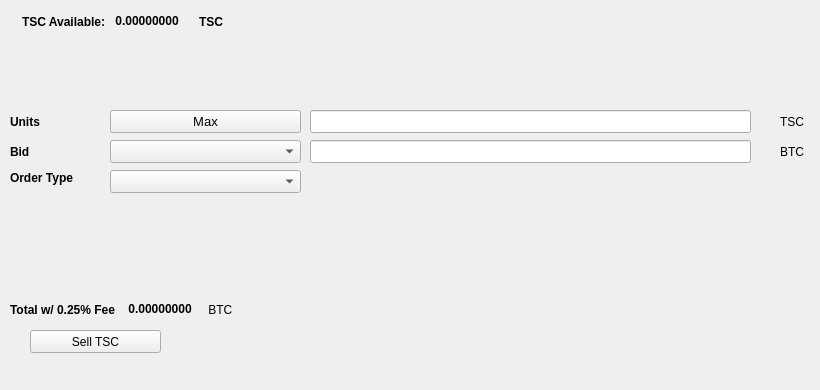
   <widget class="QWidget" name="SellTab">
    <attribute name="title">
     <string>Sell</string>
    </attribute>
    <widget class="QLabel" name="label_16">
     <property name="geometry">
      <rect>
       <x>780</x>
       <y>140</y>
       <width>31</width>
       <height>23</height>
      </rect>
     </property>
     <property name="text">
      <string>BTC</string>
     </property>
    </widget>
    <widget class="QComboBox" name="SellBidcomboBox">
     <property name="geometry">
      <rect>
       <x>110</x>
       <y>140</y>
       <width>191</width>
       <height>23</height>
      </rect>
     </property>
     <property name="font">
      <font>
       <pointsize>10</pointsize>
      </font>
     </property>
    </widget>
    <widget class="QLabel" name="label_18">
     <property name="geometry">
      <rect>
       <x>10</x>
       <y>110</y>
       <width>46</width>
       <height>23</height>
      </rect>
     </property>
     <property name="font">
      <font>
       <weight>75</weight>
       <bold>true</bold>
      </font>
     </property>
     <property name="text">
      <string>Units</string>
     </property>
    </widget>
    <widget class="QPushButton" name="Sell_Max_Amount">
     <property name="geometry">
      <rect>
       <x>110</x>
       <y>110</y>
       <width>191</width>
       <height>23</height>
      </rect>
     </property>
     <property name="font">
      <font>
       <pointsize>10</pointsize>
      </font>
     </property>
     <property name="text">
      <string>Max</string>
     </property>
    </widget>
    <widget class="QLabel" name="label_20">
     <property name="geometry">
      <rect>
       <x>10</x>
       <y>170</y>
       <width>91</width>
       <height>16</height>
      </rect>
     </property>
     <property name="font">
      <font>
       <weight>75</weight>
       <bold>true</bold>
      </font>
     </property>
     <property name="text">
      <string>Order Type</string>
     </property>
    </widget>
    <widget class="QComboBox" name="SellOrdertypeCombo">
     <property name="geometry">
      <rect>
       <x>110</x>
       <y>170</y>
       <width>191</width>
       <height>23</height>
      </rect>
     </property>
     <property name="font">
      <font>
       <pointsize>10</pointsize>
      </font>
     </property>
    </widget>
    <widget class="QLabel" name="label_21">
     <property name="geometry">
      <rect>
       <x>10</x>
       <y>140</y>
       <width>46</width>
       <height>23</height>
      </rect>
     </property>
     <property name="font">
      <font>
       <weight>75</weight>
       <bold>true</bold>
      </font>
     </property>
     <property name="text">
      <string>Bid</string>
     </property>
    </widget>
    <widget class="QLabel" name="label_22">
     <property name="geometry">
      <rect>
       <x>780</x>
       <y>110</y>
       <width>31</width>
       <height>23</height>
      </rect>
     </property>
     <property name="text">
      <string>TSC</string>
     </property>
    </widget>
    <widget class="QLineEdit" name="UnitsInputTSC">
     <property name="geometry">
      <rect>
       <x>310</x>
       <y>110</y>
       <width>441</width>
       <height>23</height>
      </rect>
     </property>
     <property name="font">
      <font>
       <pointsize>9</pointsize>
       <weight>75</weight>
       <bold>true</bold>
      </font>
     </property>
    </widget>
    <widget class="QLineEdit" name="SellBidPriceEdit">
     <property name="geometry">
      <rect>
       <x>310</x>
       <y>140</y>
       <width>441</width>
       <height>23</height>
      </rect>
     </property>
     <property name="font">
      <font>
       <pointsize>9</pointsize>
       <weight>75</weight>
       <bold>true</bold>
      </font>
     </property>
    </widget>
    <widget class="QPushButton" name="SellTSCTN">
     <property name="geometry">
      <rect>
       <x>30</x>
       <y>330</y>
       <width>131</width>
       <height>23</height>
      </rect>
     </property>
     <property name="text">
      <string>Sell TSC</string>
     </property>
     <property name="icon">
      <iconset resource="../TSC">
       <normaloff>:/icons/bitcoin</normaloff>:/icons/bitcoin</iconset>
     </property>
    </widget>
    <widget class="QWidget" name="layoutWidget3">
     <property name="geometry">
      <rect>
       <x>22</x>
       <y>12</y>
       <width>258</width>
       <height>19</height>
      </rect>
     </property>
     <layout class="QHBoxLayout" name="horizontalLayout">
      <item>
       <widget class="QLabel" name="label232_2">
        <property name="font">
         <font>
          <weight>75</weight>
          <bold>true</bold>
         </font>
        </property>
        <property name="text">
         <string>TSC Available:</string>
        </property>
       </widget>
      </item>
      <item>
       <widget class="QLabel" name="TSCAvailableLabel">
        <property name="palette">
         <palette>
          <active>
           <colorrole role="WindowText">
            <brush brushstyle="SolidPattern">
             <color alpha="255">
              <red>0</red>
              <green>0</green>
              <blue>0</blue>
             </color>
            </brush>
           </colorrole>
           <colorrole role="Button">
            <brush brushstyle="SolidPattern">
             <color alpha="255">
              <red>0</red>
              <green>170</green>
              <blue>0</blue>
             </color>
            </brush>
           </colorrole>
           <colorrole role="Light">
            <brush brushstyle="SolidPattern">
             <color alpha="255">
              <red>0</red>
              <green>255</green>
              <blue>0</blue>
             </color>
            </brush>
           </colorrole>
           <colorrole role="Midlight">
            <brush brushstyle="SolidPattern">
             <color alpha="255">
              <red>0</red>
              <green>212</green>
              <blue>0</blue>
             </color>
            </brush>
           </colorrole>
           <colorrole role="Dark">
            <brush brushstyle="SolidPattern">
             <color alpha="255">
              <red>0</red>
              <green>85</green>
              <blue>0</blue>
             </color>
            </brush>
           </colorrole>
           <colorrole role="Mid">
            <brush brushstyle="SolidPattern">
             <color alpha="255">
              <red>0</red>
              <green>113</green>
              <blue>0</blue>
             </color>
            </brush>
           </colorrole>
           <colorrole role="Text">
            <brush brushstyle="SolidPattern">
             <color alpha="255">
              <red>0</red>
              <green>170</green>
              <blue>0</blue>
             </color>
            </brush>
           </colorrole>
           <colorrole role="BrightText">
            <brush brushstyle="SolidPattern">
             <color alpha="255">
              <red>255</red>
              <green>255</green>
              <blue>255</blue>
             </color>
            </brush>
           </colorrole>
           <colorrole role="ButtonText">
            <brush brushstyle="SolidPattern">
             <color alpha="255">
              <red>0</red>
              <green>0</green>
              <blue>0</blue>
             </color>
            </brush>
           </colorrole>
           <colorrole role="Base">
            <brush brushstyle="SolidPattern">
             <color alpha="255">
              <red>255</red>
              <green>255</green>
              <blue>255</blue>
             </color>
            </brush>
           </colorrole>
           <colorrole role="Window">
            <brush brushstyle="SolidPattern">
             <color alpha="255">
              <red>0</red>
              <green>170</green>
              <blue>0</blue>
             </color>
            </brush>
           </colorrole>
           <colorrole role="Shadow">
            <brush brushstyle="SolidPattern">
             <color alpha="255">
              <red>0</red>
              <green>0</green>
              <blue>0</blue>
             </color>
            </brush>
           </colorrole>
           <colorrole role="AlternateBase">
            <brush brushstyle="SolidPattern">
             <color alpha="255">
              <red>127</red>
              <green>212</green>
              <blue>127</blue>
             </color>
            </brush>
           </colorrole>
           <colorrole role="ToolTipBase">
            <brush brushstyle="SolidPattern">
             <color alpha="255">
              <red>255</red>
              <green>255</green>
              <blue>220</blue>
             </color>
            </brush>
           </colorrole>
           <colorrole role="ToolTipText">
            <brush brushstyle="SolidPattern">
             <color alpha="255">
              <red>0</red>
              <green>0</green>
              <blue>0</blue>
             </color>
            </brush>
           </colorrole>
          </active>
          <inactive>
           <colorrole role="WindowText">
            <brush brushstyle="SolidPattern">
             <color alpha="255">
              <red>0</red>
              <green>0</green>
              <blue>0</blue>
             </color>
            </brush>
           </colorrole>
           <colorrole role="Button">
            <brush brushstyle="SolidPattern">
             <color alpha="255">
              <red>0</red>
              <green>170</green>
              <blue>0</blue>
             </color>
            </brush>
           </colorrole>
           <colorrole role="Light">
            <brush brushstyle="SolidPattern">
             <color alpha="255">
              <red>0</red>
              <green>255</green>
              <blue>0</blue>
             </color>
            </brush>
           </colorrole>
           <colorrole role="Midlight">
            <brush brushstyle="SolidPattern">
             <color alpha="255">
              <red>0</red>
              <green>212</green>
              <blue>0</blue>
             </color>
            </brush>
           </colorrole>
           <colorrole role="Dark">
            <brush brushstyle="SolidPattern">
             <color alpha="255">
              <red>0</red>
              <green>85</green>
              <blue>0</blue>
             </color>
            </brush>
           </colorrole>
           <colorrole role="Mid">
            <brush brushstyle="SolidPattern">
             <color alpha="255">
              <red>0</red>
              <green>113</green>
              <blue>0</blue>
             </color>
            </brush>
           </colorrole>
           <colorrole role="Text">
            <brush brushstyle="SolidPattern">
             <color alpha="255">
              <red>0</red>
              <green>170</green>
              <blue>0</blue>
             </color>
            </brush>
           </colorrole>
           <colorrole role="BrightText">
            <brush brushstyle="SolidPattern">
             <color alpha="255">
              <red>255</red>
              <green>255</green>
              <blue>255</blue>
             </color>
            </brush>
           </colorrole>
           <colorrole role="ButtonText">
            <brush brushstyle="SolidPattern">
             <color alpha="255">
              <red>0</red>
              <green>0</green>
              <blue>0</blue>
             </color>
            </brush>
           </colorrole>
           <colorrole role="Base">
            <brush brushstyle="SolidPattern">
             <color alpha="255">
              <red>255</red>
              <green>255</green>
              <blue>255</blue>
             </color>
            </brush>
           </colorrole>
           <colorrole role="Window">
            <brush brushstyle="SolidPattern">
             <color alpha="255">
              <red>0</red>
              <green>170</green>
              <blue>0</blue>
             </color>
            </brush>
           </colorrole>
           <colorrole role="Shadow">
            <brush brushstyle="SolidPattern">
             <color alpha="255">
              <red>0</red>
              <green>0</green>
              <blue>0</blue>
             </color>
            </brush>
           </colorrole>
           <colorrole role="AlternateBase">
            <brush brushstyle="SolidPattern">
             <color alpha="255">
              <red>127</red>
              <green>212</green>
              <blue>127</blue>
             </color>
            </brush>
           </colorrole>
           <colorrole role="ToolTipBase">
            <brush brushstyle="SolidPattern">
             <color alpha="255">
              <red>255</red>
              <green>255</green>
              <blue>220</blue>
             </color>
            </brush>
           </colorrole>
           <colorrole role="ToolTipText">
            <brush brushstyle="SolidPattern">
             <color alpha="255">
              <red>0</red>
              <green>0</green>
              <blue>0</blue>
             </color>
            </brush>
           </colorrole>
          </inactive>
          <disabled>
           <colorrole role="WindowText">
            <brush brushstyle="SolidPattern">
             <color alpha="255">
              <red>0</red>
              <green>85</green>
              <blue>0</blue>
             </color>
            </brush>
           </colorrole>
           <colorrole role="Button">
            <brush brushstyle="SolidPattern">
             <color alpha="255">
              <red>0</red>
              <green>170</green>
              <blue>0</blue>
             </color>
            </brush>
           </colorrole>
           <colorrole role="Light">
            <brush brushstyle="SolidPattern">
             <color alpha="255">
              <red>0</red>
              <green>255</green>
              <blue>0</blue>
             </color>
            </brush>
           </colorrole>
           <colorrole role="Midlight">
            <brush brushstyle="SolidPattern">
             <color alpha="255">
              <red>0</red>
              <green>212</green>
              <blue>0</blue>
             </color>
            </brush>
           </colorrole>
           <colorrole role="Dark">
            <brush brushstyle="SolidPattern">
             <color alpha="255">
              <red>0</red>
              <green>85</green>
              <blue>0</blue>
             </color>
            </brush>
           </colorrole>
           <colorrole role="Mid">
            <brush brushstyle="SolidPattern">
             <color alpha="255">
              <red>0</red>
              <green>113</green>
              <blue>0</blue>
             </color>
            </brush>
           </colorrole>
           <colorrole role="Text">
            <brush brushstyle="SolidPattern">
             <color alpha="255">
              <red>0</red>
              <green>85</green>
              <blue>0</blue>
             </color>
            </brush>
           </colorrole>
           <colorrole role="BrightText">
            <brush brushstyle="SolidPattern">
             <color alpha="255">
              <red>255</red>
              <green>255</green>
              <blue>255</blue>
             </color>
            </brush>
           </colorrole>
           <colorrole role="ButtonText">
            <brush brushstyle="SolidPattern">
             <color alpha="255">
              <red>0</red>
              <green>85</green>
              <blue>0</blue>
             </color>
            </brush>
           </colorrole>
           <colorrole role="Base">
            <brush brushstyle="SolidPattern">
             <color alpha="255">
              <red>0</red>
              <green>170</green>
              <blue>0</blue>
             </color>
            </brush>
           </colorrole>
           <colorrole role="Window">
            <brush brushstyle="SolidPattern">
             <color alpha="255">
              <red>0</red>
              <green>170</green>
              <blue>0</blue>
             </color>
            </brush>
           </colorrole>
           <colorrole role="Shadow">
            <brush brushstyle="SolidPattern">
             <color alpha="255">
              <red>0</red>
              <green>0</green>
              <blue>0</blue>
             </color>
            </brush>
           </colorrole>
           <colorrole role="AlternateBase">
            <brush brushstyle="SolidPattern">
             <color alpha="255">
              <red>0</red>
              <green>170</green>
              <blue>0</blue>
             </color>
            </brush>
           </colorrole>
           <colorrole role="ToolTipBase">
            <brush brushstyle="SolidPattern">
             <color alpha="255">
              <red>255</red>
              <green>255</green>
              <blue>220</blue>
             </color>
            </brush>
           </colorrole>
           <colorrole role="ToolTipText">
            <brush brushstyle="SolidPattern">
             <color alpha="255">
              <red>0</red>
              <green>0</green>
              <blue>0</blue>
             </color>
            </brush>
           </colorrole>
          </disabled>
         </palette>
        </property>
        <property name="font">
         <font>
          <weight>75</weight>
          <bold>true</bold>
         </font>
        </property>
        <property name="text">
         <string> 0.00000000 </string>
        </property>
        <property name="textInteractionFlags">
         <set>Qt::LinksAccessibleByMouse|Qt::TextSelectableByKeyboard|Qt::TextSelectableByMouse</set>
        </property>
       </widget>
      </item>
      <item>
       <widget class="QLabel" name="labelTSC">
        <property name="font">
         <font>
          <weight>75</weight>
          <bold>true</bold>
         </font>
        </property>
        <property name="text">
         <string>TSC</string>
        </property>
       </widget>
      </item>
     </layout>
    </widget>
    <widget class="QWidget" name="layoutWidget">
     <property name="geometry">
      <rect>
       <x>10</x>
       <y>300</y>
       <width>268</width>
       <height>19</height>
      </rect>
     </property>
     <layout class="QHBoxLayout" name="horizontalLayout_2">
      <item>
       <widget class="QLabel" name="label_19">
        <property name="font">
         <font>
          <weight>75</weight>
          <bold>true</bold>
         </font>
        </property>
        <property name="text">
         <string>Total w/ 0.25% Fee </string>
        </property>
       </widget>
      </item>
      <item>
       <widget class="QLabel" name="SellCostLabel">
        <property name="palette">
         <palette>
          <active>
           <colorrole role="WindowText">
            <brush brushstyle="SolidPattern">
             <color alpha="255">
              <red>0</red>
              <green>0</green>
              <blue>0</blue>
             </color>
            </brush>
           </colorrole>
           <colorrole role="Button">
            <brush brushstyle="SolidPattern">
             <color alpha="255">
              <red>0</red>
              <green>170</green>
              <blue>0</blue>
             </color>
            </brush>
           </colorrole>
           <colorrole role="Light">
            <brush brushstyle="SolidPattern">
             <color alpha="255">
              <red>0</red>
              <green>255</green>
              <blue>0</blue>
             </color>
            </brush>
           </colorrole>
           <colorrole role="Midlight">
            <brush brushstyle="SolidPattern">
             <color alpha="255">
              <red>0</red>
              <green>212</green>
              <blue>0</blue>
             </color>
            </brush>
           </colorrole>
           <colorrole role="Dark">
            <brush brushstyle="SolidPattern">
             <color alpha="255">
              <red>0</red>
              <green>85</green>
              <blue>0</blue>
             </color>
            </brush>
           </colorrole>
           <colorrole role="Mid">
            <brush brushstyle="SolidPattern">
             <color alpha="255">
              <red>0</red>
              <green>113</green>
              <blue>0</blue>
             </color>
            </brush>
           </colorrole>
           <colorrole role="Text">
            <brush brushstyle="SolidPattern">
             <color alpha="255">
              <red>0</red>
              <green>170</green>
              <blue>0</blue>
             </color>
            </brush>
           </colorrole>
           <colorrole role="BrightText">
            <brush brushstyle="SolidPattern">
             <color alpha="255">
              <red>255</red>
              <green>255</green>
              <blue>255</blue>
             </color>
            </brush>
           </colorrole>
           <colorrole role="ButtonText">
            <brush brushstyle="SolidPattern">
             <color alpha="255">
              <red>0</red>
              <green>0</green>
              <blue>0</blue>
             </color>
            </brush>
           </colorrole>
           <colorrole role="Base">
            <brush brushstyle="SolidPattern">
             <color alpha="255">
              <red>255</red>
              <green>255</green>
              <blue>255</blue>
             </color>
            </brush>
           </colorrole>
           <colorrole role="Window">
            <brush brushstyle="SolidPattern">
             <color alpha="255">
              <red>0</red>
              <green>170</green>
              <blue>0</blue>
             </color>
            </brush>
           </colorrole>
           <colorrole role="Shadow">
            <brush brushstyle="SolidPattern">
             <color alpha="255">
              <red>0</red>
              <green>0</green>
              <blue>0</blue>
             </color>
            </brush>
           </colorrole>
           <colorrole role="AlternateBase">
            <brush brushstyle="SolidPattern">
             <color alpha="255">
              <red>127</red>
              <green>212</green>
              <blue>127</blue>
             </color>
            </brush>
           </colorrole>
           <colorrole role="ToolTipBase">
            <brush brushstyle="SolidPattern">
             <color alpha="255">
              <red>255</red>
              <green>255</green>
              <blue>220</blue>
             </color>
            </brush>
           </colorrole>
           <colorrole role="ToolTipText">
            <brush brushstyle="SolidPattern">
             <color alpha="255">
              <red>0</red>
              <green>0</green>
              <blue>0</blue>
             </color>
            </brush>
           </colorrole>
          </active>
          <inactive>
           <colorrole role="WindowText">
            <brush brushstyle="SolidPattern">
             <color alpha="255">
              <red>0</red>
              <green>0</green>
              <blue>0</blue>
             </color>
            </brush>
           </colorrole>
           <colorrole role="Button">
            <brush brushstyle="SolidPattern">
             <color alpha="255">
              <red>0</red>
              <green>170</green>
              <blue>0</blue>
             </color>
            </brush>
           </colorrole>
           <colorrole role="Light">
            <brush brushstyle="SolidPattern">
             <color alpha="255">
              <red>0</red>
              <green>255</green>
              <blue>0</blue>
             </color>
            </brush>
           </colorrole>
           <colorrole role="Midlight">
            <brush brushstyle="SolidPattern">
             <color alpha="255">
              <red>0</red>
              <green>212</green>
              <blue>0</blue>
             </color>
            </brush>
           </colorrole>
           <colorrole role="Dark">
            <brush brushstyle="SolidPattern">
             <color alpha="255">
              <red>0</red>
              <green>85</green>
              <blue>0</blue>
             </color>
            </brush>
           </colorrole>
           <colorrole role="Mid">
            <brush brushstyle="SolidPattern">
             <color alpha="255">
              <red>0</red>
              <green>113</green>
              <blue>0</blue>
             </color>
            </brush>
           </colorrole>
           <colorrole role="Text">
            <brush brushstyle="SolidPattern">
             <color alpha="255">
              <red>0</red>
              <green>170</green>
              <blue>0</blue>
             </color>
            </brush>
           </colorrole>
           <colorrole role="BrightText">
            <brush brushstyle="SolidPattern">
             <color alpha="255">
              <red>255</red>
              <green>255</green>
              <blue>255</blue>
             </color>
            </brush>
           </colorrole>
           <colorrole role="ButtonText">
            <brush brushstyle="SolidPattern">
             <color alpha="255">
              <red>0</red>
              <green>0</green>
              <blue>0</blue>
             </color>
            </brush>
           </colorrole>
           <colorrole role="Base">
            <brush brushstyle="SolidPattern">
             <color alpha="255">
              <red>255</red>
              <green>255</green>
              <blue>255</blue>
             </color>
            </brush>
           </colorrole>
           <colorrole role="Window">
            <brush brushstyle="SolidPattern">
             <color alpha="255">
              <red>0</red>
              <green>170</green>
              <blue>0</blue>
             </color>
            </brush>
           </colorrole>
           <colorrole role="Shadow">
            <brush brushstyle="SolidPattern">
             <color alpha="255">
              <red>0</red>
              <green>0</green>
              <blue>0</blue>
             </color>
            </brush>
           </colorrole>
           <colorrole role="AlternateBase">
            <brush brushstyle="SolidPattern">
             <color alpha="255">
              <red>127</red>
              <green>212</green>
              <blue>127</blue>
             </color>
            </brush>
           </colorrole>
           <colorrole role="ToolTipBase">
            <brush brushstyle="SolidPattern">
             <color alpha="255">
              <red>255</red>
              <green>255</green>
              <blue>220</blue>
             </color>
            </brush>
           </colorrole>
           <colorrole role="ToolTipText">
            <brush brushstyle="SolidPattern">
             <color alpha="255">
              <red>0</red>
              <green>0</green>
              <blue>0</blue>
             </color>
            </brush>
           </colorrole>
          </inactive>
          <disabled>
           <colorrole role="WindowText">
            <brush brushstyle="SolidPattern">
             <color alpha="255">
              <red>0</red>
              <green>85</green>
              <blue>0</blue>
             </color>
            </brush>
           </colorrole>
           <colorrole role="Button">
            <brush brushstyle="SolidPattern">
             <color alpha="255">
              <red>0</red>
              <green>170</green>
              <blue>0</blue>
             </color>
            </brush>
           </colorrole>
           <colorrole role="Light">
            <brush brushstyle="SolidPattern">
             <color alpha="255">
              <red>0</red>
              <green>255</green>
              <blue>0</blue>
             </color>
            </brush>
           </colorrole>
           <colorrole role="Midlight">
            <brush brushstyle="SolidPattern">
             <color alpha="255">
              <red>0</red>
              <green>212</green>
              <blue>0</blue>
             </color>
            </brush>
           </colorrole>
           <colorrole role="Dark">
            <brush brushstyle="SolidPattern">
             <color alpha="255">
              <red>0</red>
              <green>85</green>
              <blue>0</blue>
             </color>
            </brush>
           </colorrole>
           <colorrole role="Mid">
            <brush brushstyle="SolidPattern">
             <color alpha="255">
              <red>0</red>
              <green>113</green>
              <blue>0</blue>
             </color>
            </brush>
           </colorrole>
           <colorrole role="Text">
            <brush brushstyle="SolidPattern">
             <color alpha="255">
              <red>0</red>
              <green>85</green>
              <blue>0</blue>
             </color>
            </brush>
           </colorrole>
           <colorrole role="BrightText">
            <brush brushstyle="SolidPattern">
             <color alpha="255">
              <red>255</red>
              <green>255</green>
              <blue>255</blue>
             </color>
            </brush>
           </colorrole>
           <colorrole role="ButtonText">
            <brush brushstyle="SolidPattern">
             <color alpha="255">
              <red>0</red>
              <green>85</green>
              <blue>0</blue>
             </color>
            </brush>
           </colorrole>
           <colorrole role="Base">
            <brush brushstyle="SolidPattern">
             <color alpha="255">
              <red>0</red>
              <green>170</green>
              <blue>0</blue>
             </color>
            </brush>
           </colorrole>
           <colorrole role="Window">
            <brush brushstyle="SolidPattern">
             <color alpha="255">
              <red>0</red>
              <green>170</green>
              <blue>0</blue>
             </color>
            </brush>
           </colorrole>
           <colorrole role="Shadow">
            <brush brushstyle="SolidPattern">
             <color alpha="255">
              <red>0</red>
              <green>0</green>
              <blue>0</blue>
             </color>
            </brush>
           </colorrole>
           <colorrole role="AlternateBase">
            <brush brushstyle="SolidPattern">
             <color alpha="255">
              <red>0</red>
              <green>170</green>
              <blue>0</blue>
             </color>
            </brush>
           </colorrole>
           <colorrole role="ToolTipBase">
            <brush brushstyle="SolidPattern">
             <color alpha="255">
              <red>255</red>
              <green>255</green>
              <blue>220</blue>
             </color>
            </brush>
           </colorrole>
           <colorrole role="ToolTipText">
            <brush brushstyle="SolidPattern">
             <color alpha="255">
              <red>0</red>
              <green>0</green>
              <blue>0</blue>
             </color>
            </brush>
           </colorrole>
          </disabled>
         </palette>
        </property>
        <property name="font">
         <font>
          <weight>75</weight>
          <bold>true</bold>
         </font>
        </property>
        <property name="autoFillBackground">
         <bool>false</bool>
        </property>
        <property name="text">
         <string> 0.00000000</string>
        </property>
        <property name="textInteractionFlags">
         <set>Qt::LinksAccessibleByMouse|Qt::TextSelectableByMouse</set>
        </property>
       </widget>
      </item>
      <item>
       <widget class="QLabel" name="label_17">
        <property name="font">
         <font>
          <weight>50</weight>
          <bold>false</bold>
         </font>
        </property>
        <property name="text">
         <string> BTC</string>
        </property>
       </widget>
      </item>
     </layout>
    </widget>
    <widget class="QLabel" name="label_23">
     <property name="geometry">
      <rect>
       <x>460</x>
       <y>300</y>
       <width>281</width>
       <height>81</height>
      </rect>
     </property>
     <property name="text">
      <string/>
     </property>
     <property name="pixmap">
      <pixmap>:/images/bittrex</pixmap>
     </property>
    </widget>
   </widget>
